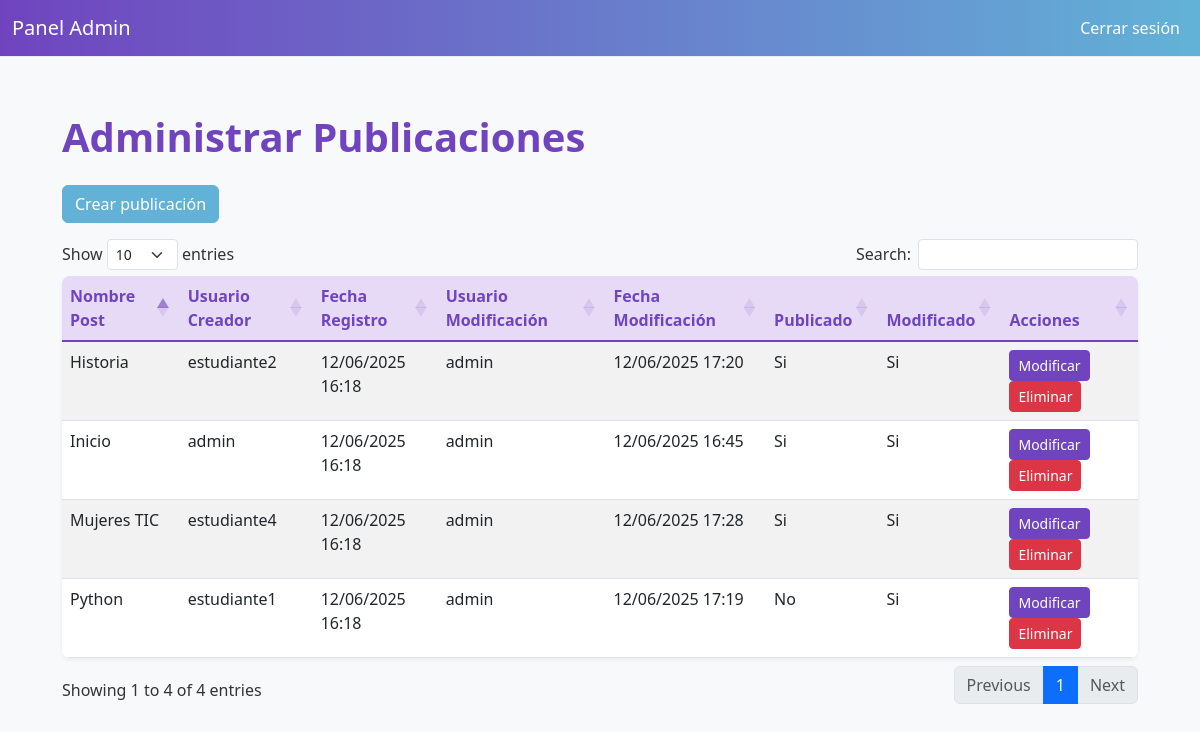
Page /panel/publicaciones/ (signed in) on the earlier database version.
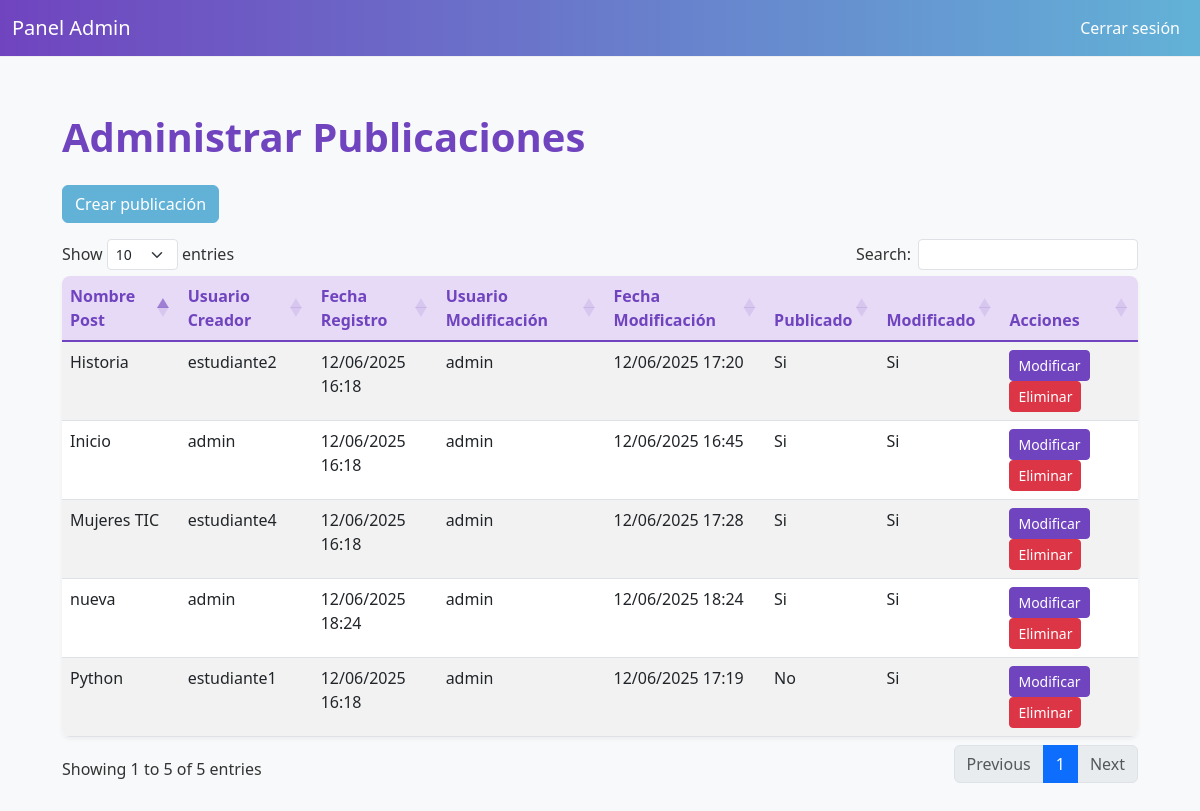
Same page on the later database version.
### codeandblogv1/models.py (models this page shows, shortened)
class BloqueEditable(models.Model):
    nombre = models.CharField(max_length=100, unique=True)  # ej: "bloque_inicio"
    contenido_html = models.TextField()
    estilos_css = models.TextField(blank=True, null=True)
    fecha_registro = models.DateTimeField(auto_now_add=True, null=True, blank=True)
    fecha_modificacion = models.DateTimeField(auto_now=True, null=True, blank=True)
    usuario_creador = models.ForeignKey(User, related_name='publicaciones_creadas', on_delete=models.SET_NULL, null=True, blank=True)
    usuario_modificacion = models.ForeignKey(User, related_name='publicaciones_modificadas', on_delete=models.SET_NULL, null=True, blank=True)
    aparece_en_inicio = models.BooleanField(default=True)
    imagen = models.ImageField(upload_to='publicaciones/', null=True, blank=True, validators=[FileExtensionValidator(['jpg', 'jpeg', 'png', 'gif', 'svg'])])
    categoria = models.ForeignKey('Categoria_comentario', on_delete=models.SET_NULL, null=True, blank=True)

### codeandblogv1/views/views.py (the view)
# urls.py: path('panel/publicaciones/', views.publicaciones_admin, name='publicaciones_admin'),
@login_required
def publicaciones_admin(request):
    if not is_admin(request.user):
        return redirect('home_blog')
    publicaciones = BloqueEditable.objects.all()
    return render(request, 'admin/publicaciones_admin.html', {'publicaciones': publicaciones})

### codeandblogv1/views/views.py (called while the page is built)
def is_admin(user):
    return user.groups.filter(name='admin').exists() or user.is_superuser

### codeandblogv1/templates/admin/publicaciones_admin.html (shortened to what this page needs)
{% load static %}
<!DOCTYPE html>
<html>
<head>
    <title>Administrar Publicaciones</title>    <link rel="stylesheet" href="https://cdn.jsdelivr.net/npm/bootstrap@5.3.0/dist/css/bootstrap.min.css">
    <link rel="stylesheet" href="https://cdn.datatables.net/1.13.4/css/dataTables.bootstrap5.min.css">
    <link rel="stylesheet" href="{% static 'css/admin-styles.css' %}"
</head>
<body>
<nav class="navbar navbar-expand-lg navbar-dark bg-dark mb-4">
  <div class="container-fluid">
    <a class="navbar-brand" href="#">Panel Admin</a>
    <div class="collapse navbar-collapse" id="navbarNav">
      <ul class="navbar-nav ms-auto">
        <li class="nav-item">
          <a class="nav-link" href="/logout/">Cerrar sesión</a>
        </li>
      </ul>
    </div>
  </div>
</nav>
<div class="container">
    <h1 class="mb-4">Administrar Publicaciones</h1>
    <a href="{% url 'crear_publicacion' %}" class="btn btn-success mb-3">Crear publicación</a>
    <table id="publicacionesTable" class="table table-striped">
        <thead>
            <tr>
                <th>Nombre Post</th>
                <th>Usuario Creador</th>
                <th>Fecha Registro</th>
                <th>Usuario Modificación</th>
                <th>Fecha Modificación</th>
                <th>Publicado</th>
                <th>Modificado</th>
                <th>Acciones</th>
            </tr>
        </thead>
        <tbody>
            {% for pub in publicaciones %}
            <tr>
                <td>{{ pub.nombre }}</td>
                <td>{{ pub.usuario_creador }}</td>
                <td>{{ pub.fecha_registro|date:'d/m/Y H:i' }}</td>
                <td>{{ pub.usuario_modificacion }}</td>
                <td>{{ pub.fecha_modificacion|date:'d/m/Y H:i' }}</td>
                <td>{% if pub.aparece_en_inicio %}Si{% else %}No{% endif %}</td>
                <td>{% if pub.fecha_modificacion %}Si{% else %}No{% endif %}</td>
                <td>
                    <a href="{% url 'editar_bloque' pub.nombre %}" class="btn btn-primary btn-sm">Modificar</a>
                    <a href="{% url 'eliminar_bloque' pub.nombre %}" class="btn btn-danger btn-sm" onclick="return confirm('¿Estás seguro de eliminar esta publicación?');">Eliminar</a>
                </td>
            </tr>
            {% endfor %}
        </tbody>
    </table>
</div>
</body>
</html>

Differences in the rows shown:
added BloqueEditable: nombre "nueva", usuario_creador "admin", fecha_registro "12/06/2025 18:24", usuario_modificacion "admin", fecha_modificacion "12/06/2025 18:24", aparece_en_inicio "Si"
Other differences:
text written by a page script: "Show entries Search: Showing 1 to 4 of 4 entries Previous 1 Next" → "Show entries Search: Showing 1 to 5 of 5 entries Previous 1 Next"
